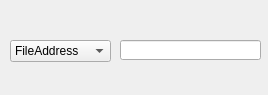
<?xml version="1.0" encoding="UTF-8"?>
<ui version="4.0">
 <class>Form</class>
 <widget class="QWidget" name="Form">
  <property name="geometry">
   <rect>
    <x>0</x>
    <y>0</y>
    <width>268</width>
    <height>95</height>
   </rect>
  </property>
  <property name="windowTitle">
   <string>Form</string>
  </property>
  <widget class="QComboBox" name="comboBox">
   <property name="geometry">
    <rect>
     <x>10</x>
     <y>40</y>
     <width>101</width>
     <height>22</height>
    </rect>
   </property>
   <item>
    <property name="text">
     <string>FileAddress</string>
    </property>
   </item>
  </widget>
  <widget class="QLineEdit" name="lineEdit">
   <property name="geometry">
    <rect>
     <x>120</x>
     <y>40</y>
     <width>141</width>
     <height>20</height>
    </rect>
   </property>
  </widget>
  <widget class="QLabel" name="label">
   <property name="geometry">
    <rect>
     <x>120</x>
     <y>70</y>
     <width>141</width>
     <height>16</height>
    </rect>
   </property>
   <property name="text">
    <string/>
   </property>
  </widget>
 </widget>
 <resources/>
 <connections/>
</ui>
